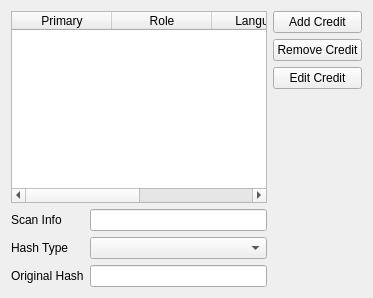
            <widget class="QWidget" name="tab_2">
             <attribute name="title">
              <string>Credits</string>
             </attribute>
             <layout class="QGridLayout" name="gridLayout_4">
              <item row="0" column="0">
               <layout class="QHBoxLayout" name="horizontalLayout_3">
                <item>
                 <layout class="QVBoxLayout" name="verticalLayout_3">
                  <item>
                   <widget class="QTableWidget" name="twCredits">
                    <property name="selectionMode">
                     <enum>QAbstractItemView::SingleSelection</enum>
                    </property>
                    <property name="selectionBehavior">
                     <enum>QAbstractItemView::SelectRows</enum>
                    </property>
                    <property name="rowCount">
                     <number>0</number>
                    </property>
                    <property name="columnCount">
                     <number>4</number>
                    </property>
                    <attribute name="horizontalHeaderMinimumSectionSize">
                     <number>2</number>
                    </attribute>
                    <attribute name="horizontalHeaderStretchLastSection">
                     <bool>true</bool>
                    </attribute>
                    <attribute name="verticalHeaderVisible">
                     <bool>false</bool>
                    </attribute>
                    <column>
                     <property name="text">
                      <string>Primary</string>
                     </property>
                    </column>
                    <column>
                     <property name="text">
                      <string>Role</string>
                     </property>
                    </column>
                    <column>
                     <property name="text">
                      <string>Language</string>
                     </property>
                    </column>
                    <column>
                     <property name="text">
                      <string>Name</string>
                     </property>
                    </column>
                   </widget>
                  </item>
                  <item>
                   <layout class="QFormLayout" name="formLayout_8">
                    <property name="fieldGrowthPolicy">
                     <enum>QFormLayout::AllNonFixedFieldsGrow</enum>
                    </property>
                    <item row="0" column="0">
                     <widget class="QLabel" name="label_20">
                      <property name="text">
                       <string>Scan Info</string>
                      </property>
                      <property name="buddy">
                       <cstring>leScanInfo</cstring>
                      </property>
                     </widget>
                    </item>
                    <item row="0" column="1">
                     <widget class="QLineEdit" name="leScanInfo"/>
                    </item>
                    <item row="2" column="1">
                     <widget class="QLineEdit" name="leOriginalHash"/>
                    </item>
                    <item row="2" column="0">
                     <widget class="QLabel" name="lblOriginalHash">
                      <property name="text">
                       <string>Original Hash</string>
                      </property>
                      <property name="buddy">
                       <cstring>leOriginalHash</cstring>
                      </property>
                     </widget>
                    </item>
                    <item row="1" column="1">
                     <widget class="QComboBox" name="cbHashName">
                     </widget>
                    </item>
                    <item row="1" column="0">
                     <widget class="QLabel" name="lblHashName">
                      <property name="text">
                       <string>Hash Type</string>
                      </property>
                     </widget>
                    </item>
                   </layout>
                  </item>
                 </layout>
                </item>
                <item>
                 <layout class="QVBoxLayout" name="verticalLayout_2">
                  <item>
                   <widget class="QPushButton" name="btnAddCredit">
                    <property name="text">
                     <string>Add Credit</string>
                    </property>
                   </widget>
                  </item>
                  <item>
                   <widget class="QPushButton" name="btnRemoveCredit">
                    <property name="text">
                     <string>Remove Credit</string>
                    </property>
                   </widget>
                  </item>
                  <item>
                   <widget class="QPushButton" name="btnEditCredit">
                    <property name="text">
                     <string>Edit Credit</string>
                    </property>
                   </widget>
                  </item>
                  <item>
                   <spacer name="verticalSpacer">
                    <property name="orientation">
                     <enum>Qt::Vertical</enum>
                    </property>
                    <property name="sizeHint" stdset="0">
                     <size>
                      <width>20</width>
                      <height>40</height>
                     </size>
                    </property>
                   </spacer>
                  </item>
                 </layout>
                </item>
               </layout>
              </item>
             </layout>
            </widget>
